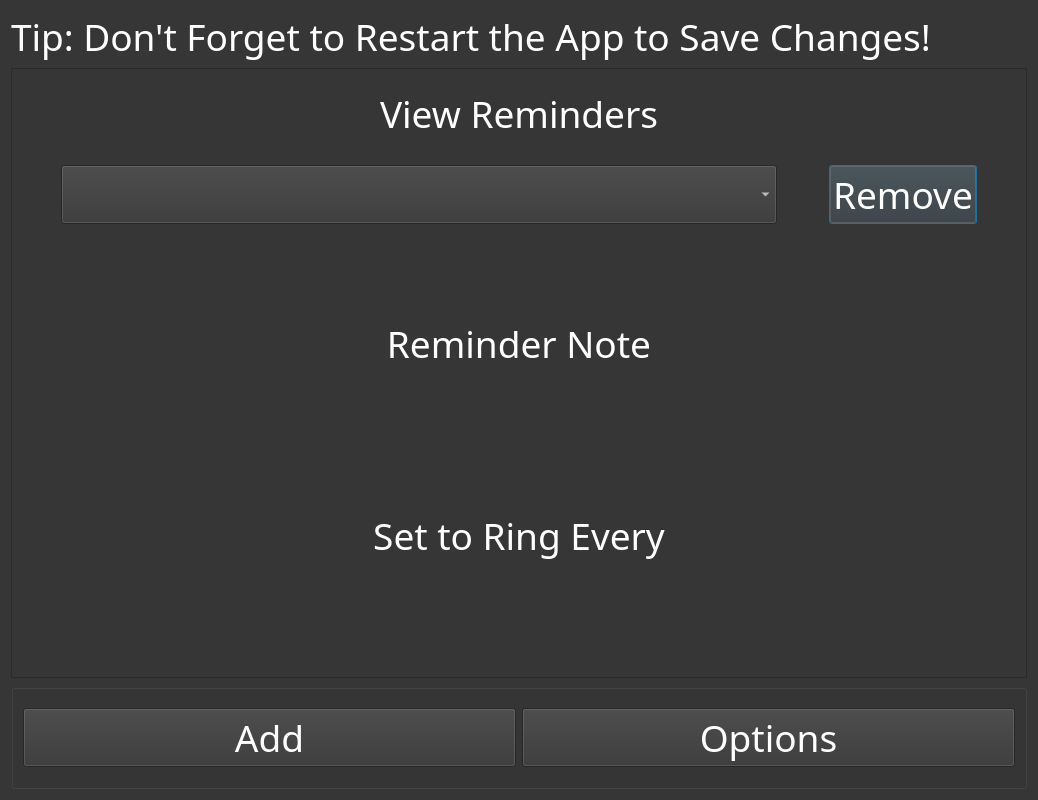
<?xml version="1.0" encoding="UTF-8"?>
<ui version="4.0">
 <class>Dialog</class>
 <widget class="QDialog" name="Dialog">
  <property name="geometry">
   <rect>
    <x>0</x>
    <y>0</y>
    <width>1038</width>
    <height>800</height>
   </rect>
  </property>
  <property name="minimumSize">
   <size>
    <width>1000</width>
    <height>800</height>
   </size>
  </property>
  <property name="windowTitle">
   <string>Dialog</string>
  </property>
  <property name="styleSheet">
   <string notr="true">background-color: rgb(54, 54, 54);</string>
  </property>
  <layout class="QVBoxLayout" name="verticalLayout_2">
   <item>
    <widget class="QLabel" name="LifelineLabel">
     <property name="font">
      <font>
       <family>Hans Kendrick 3</family>
       <pointsize>28</pointsize>
      </font>
     </property>
     <property name="styleSheet">
      <string notr="true">color:white;</string>
     </property>
     <property name="text">
      <string>Tip: Don't Forget to Restart the App to Save Changes!</string>
     </property>
    </widget>
   </item>
   <item>
    <widget class="QScrollArea" name="scrollArea">
     <property name="widgetResizable">
      <bool>true</bool>
     </property>
     <widget class="QWidget" name="scrollAreaWidgetContents">
      <property name="geometry">
       <rect>
        <x>0</x>
        <y>0</y>
        <width>1018</width>
        <height>648</height>
       </rect>
      </property>
      <layout class="QVBoxLayout" name="verticalLayout_3">
       <item>
        <layout class="QGridLayout" name="gridLayout">
         <item row="6" column="1" colspan="3">
          <widget class="QLabel" name="reminderNextLabel">
           <property name="font">
            <font>
             <family>Hans Kendrick</family>
             <pointsize>28</pointsize>
            </font>
           </property>
           <property name="styleSheet">
            <string notr="true">color:white;</string>
           </property>
           <property name="text">
            <string>Set to Ring Every</string>
           </property>
           <property name="alignment">
            <set>Qt::AlignCenter</set>
           </property>
          </widget>
         </item>
         <item row="3" column="1">
          <widget class="QComboBox" name="mainMenuReminderListComboBox">
           <property name="sizePolicy">
            <sizepolicy hsizetype="Expanding" vsizetype="Fixed">
             <horstretch>0</horstretch>
             <verstretch>0</verstretch>
            </sizepolicy>
           </property>
           <property name="font">
            <font>
             <family>Hans Kendrick</family>
             <pointsize>28</pointsize>
            </font>
           </property>
           <property name="styleSheet">
            <string notr="true">color:white;</string>
           </property>
          </widget>
         </item>
         <item row="3" column="0">
          <spacer name="horizontalSpacer_2">
           <property name="orientation">
            <enum>Qt::Horizontal</enum>
           </property>
           <property name="sizeType">
            <enum>QSizePolicy::Fixed</enum>
           </property>
           <property name="sizeHint" stdset="0">
            <size>
             <width>40</width>
             <height>20</height>
            </size>
           </property>
          </spacer>
         </item>
         <item row="3" column="3">
          <widget class="QPushButton" name="mainMenuRemoveReminderButton">
           <property name="sizePolicy">
            <sizepolicy hsizetype="Fixed" vsizetype="Fixed">
             <horstretch>0</horstretch>
             <verstretch>0</verstretch>
            </sizepolicy>
           </property>
           <property name="font">
            <font>
             <family>Hans Kendrick</family>
             <pointsize>28</pointsize>
            </font>
           </property>
           <property name="styleSheet">
            <string notr="true">color:white;</string>
           </property>
           <property name="text">
            <string>Remove</string>
           </property>
          </widget>
         </item>
         <item row="3" column="2">
          <spacer name="horizontalSpacer">
           <property name="orientation">
            <enum>Qt::Horizontal</enum>
           </property>
           <property name="sizeType">
            <enum>QSizePolicy::Fixed</enum>
           </property>
           <property name="sizeHint" stdset="0">
            <size>
             <width>40</width>
             <height>20</height>
            </size>
           </property>
          </spacer>
         </item>
         <item row="3" column="4">
          <spacer name="horizontalSpacer_3">
           <property name="orientation">
            <enum>Qt::Horizontal</enum>
           </property>
           <property name="sizeType">
            <enum>QSizePolicy::Fixed</enum>
           </property>
           <property name="sizeHint" stdset="0">
            <size>
             <width>40</width>
             <height>20</height>
            </size>
           </property>
          </spacer>
         </item>
         <item row="0" column="1">
          <spacer name="verticalSpacer">
           <property name="orientation">
            <enum>Qt::Vertical</enum>
           </property>
           <property name="sizeType">
            <enum>QSizePolicy::Fixed</enum>
           </property>
           <property name="sizeHint" stdset="0">
            <size>
             <width>20</width>
             <height>10</height>
            </size>
           </property>
          </spacer>
         </item>
         <item row="5" column="1" colspan="3">
          <widget class="QLabel" name="reminderNoteLabel">
           <property name="font">
            <font>
             <family>Hans Kendrick</family>
             <pointsize>28</pointsize>
            </font>
           </property>
           <property name="styleSheet">
            <string notr="true">color:white;</string>
           </property>
           <property name="text">
            <string>Reminder Note</string>
           </property>
           <property name="alignment">
            <set>Qt::AlignCenter</set>
           </property>
          </widget>
         </item>
         <item row="1" column="1" colspan="3">
          <widget class="QLabel" name="viewRemindersLabel">
           <property name="sizePolicy">
            <sizepolicy hsizetype="Expanding" vsizetype="Fixed">
             <horstretch>0</horstretch>
             <verstretch>0</verstretch>
            </sizepolicy>
           </property>
           <property name="minimumSize">
            <size>
             <width>800</width>
             <height>50</height>
            </size>
           </property>
           <property name="font">
            <font>
             <family>Hans Kendrick</family>
             <pointsize>28</pointsize>
            </font>
           </property>
           <property name="styleSheet">
            <string notr="true">color:white;</string>
           </property>
           <property name="text">
            <string>View Reminders</string>
           </property>
           <property name="alignment">
            <set>Qt::AlignCenter</set>
           </property>
          </widget>
         </item>
         <item row="4" column="3">
          <spacer name="verticalSpacer_3">
           <property name="orientation">
            <enum>Qt::Vertical</enum>
           </property>
           <property name="sizeType">
            <enum>QSizePolicy::Fixed</enum>
           </property>
           <property name="sizeHint" stdset="0">
            <size>
             <width>20</width>
             <height>20</height>
            </size>
           </property>
          </spacer>
         </item>
         <item row="2" column="1">
          <spacer name="verticalSpacer_4">
           <property name="orientation">
            <enum>Qt::Vertical</enum>
           </property>
           <property name="sizeType">
            <enum>QSizePolicy::Fixed</enum>
           </property>
           <property name="sizeHint" stdset="0">
            <size>
             <width>20</width>
             <height>20</height>
            </size>
           </property>
          </spacer>
         </item>
        </layout>
       </item>
       <item>
        <spacer name="verticalSpacer_2">
         <property name="orientation">
          <enum>Qt::Vertical</enum>
         </property>
         <property name="sizeType">
          <enum>QSizePolicy::Fixed</enum>
         </property>
         <property name="sizeHint" stdset="0">
          <size>
           <width>20</width>
           <height>40</height>
          </size>
         </property>
        </spacer>
       </item>
      </layout>
     </widget>
    </widget>
   </item>
   <item>
    <widget class="QGroupBox" name="groupBox">
     <property name="font">
      <font>
       <family>Hans Kendrick 3</family>
       <pointsize>28</pointsize>
      </font>
     </property>
     <property name="styleSheet">
      <string notr="true">color:white;</string>
     </property>
     <property name="title">
      <string/>
     </property>
     <layout class="QVBoxLayout" name="verticalLayout">
      <item>
       <layout class="QHBoxLayout" name="horizontalLayout">
        <item>
         <widget class="QPushButton" name="mainMenuAddReminderButton">
          <property name="font">
           <font>
            <family>Hans Kendrick 3</family>
            <pointsize>28</pointsize>
           </font>
          </property>
          <property name="styleSheet">
           <string notr="true">color:white;</string>
          </property>
          <property name="text">
           <string>Add</string>
          </property>
         </widget>
        </item>
        <item>
         <widget class="QPushButton" name="mainMenuOptionsButton">
          <property name="font">
           <font>
            <family>Hans Kendrick 3</family>
            <pointsize>28</pointsize>
           </font>
          </property>
          <property name="styleSheet">
           <string notr="true">color:white;</string>
          </property>
          <property name="text">
           <string>Options</string>
          </property>
         </widget>
        </item>
       </layout>
      </item>
     </layout>
    </widget>
   </item>
  </layout>
 </widget>
 <resources/>
 <connections/>
</ui>
